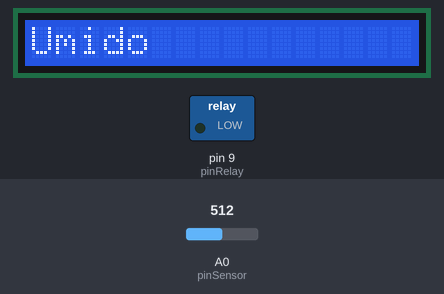
Recording of a sketch running on a simulated Arduino Uno, built with avr-gcc and run on an emulated ATmega328P. On the bench: 16×1 character LCD, switched loads named in the sketch (green lamp = pin HIGH). The inputs (shaded band) are chosen by the test bench; at power-on: A0 (pinSensor) = 512.

Above: at 1.2 s.
1.3 s: A0 (pinSensor) set to 692
2.8 s: A0 (pinSensor) set to 719
At 3.6 s:
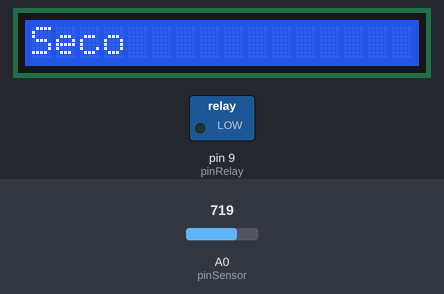
At 9.2 s:
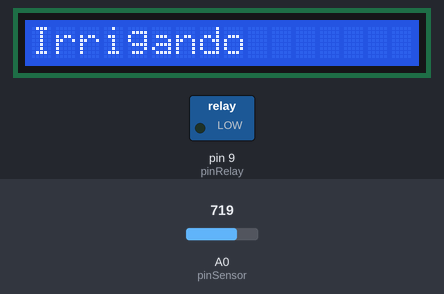
Timing chart, 0 to 10.3 s (numbered marks = the images above; inputs shaded):
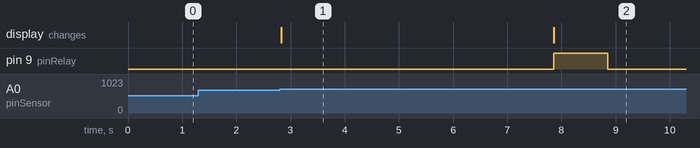

Measured:
- the behaviour switches between 700 and 701 on A0 (pinSensor) (found by bisection; images 0 and 1)
- after the input at 1.3 s, every drawn part: stays the same
- after the input at 2.8 s, pin 9 (pinRelay): LOW → HIGH after 5.1 s, → LOW 1.0 s later; the display: changes at once (image 1)
- what the display in image 1 shows lasts 5.1 s, from 2.8 s to 7.9 s

The sketch:

irrigador.ino
```cpp
#include <LiquidCrystal_I2C.h>

#define pinSensor A0
#define adress 0x27
#define column 16
#define line 1
#define pinRelay 9

bool ReadSensor;
bool ReadBefore;

LiquidCrystal_I2C lcd(adress, column, line);

void setup() {
  lcd.init(); //init lcd
  lcd.backlight(); //On light of display
  lcd.clear(); //clear display screen

  pinMode(pinRelay, OUTPUT);

}

void loop() {
  if(analogRead(pinSensor) > 700){
    ReadSensor = true;
    lcd.setCursor(0, 0);
    lcd.print("Seco                       ");
  } else{
    digitalWrite(pinRelay, LOW);
    ReadSensor = false;
    lcd.setCursor(0, 0);
    lcd.print("Umido                    ");
  }

  //entering the wet state
  if(ReadSensor != ReadBefore){
    delay(5000); //5 second
    lcd.setCursor(0, 0);
    lcd.print("Irrigando                    ");

    while(analogRead(pinSensor) > 700){
      digitalWrite(pinRelay, HIGH); //relay on
      delay(1000); //0.5 second
      digitalWrite(pinRelay, LOW); // relay off

      delay(5000); //10 second
    }

    ReadSensor = false;
  }

  ReadBefore = ReadSensor;
}
```
